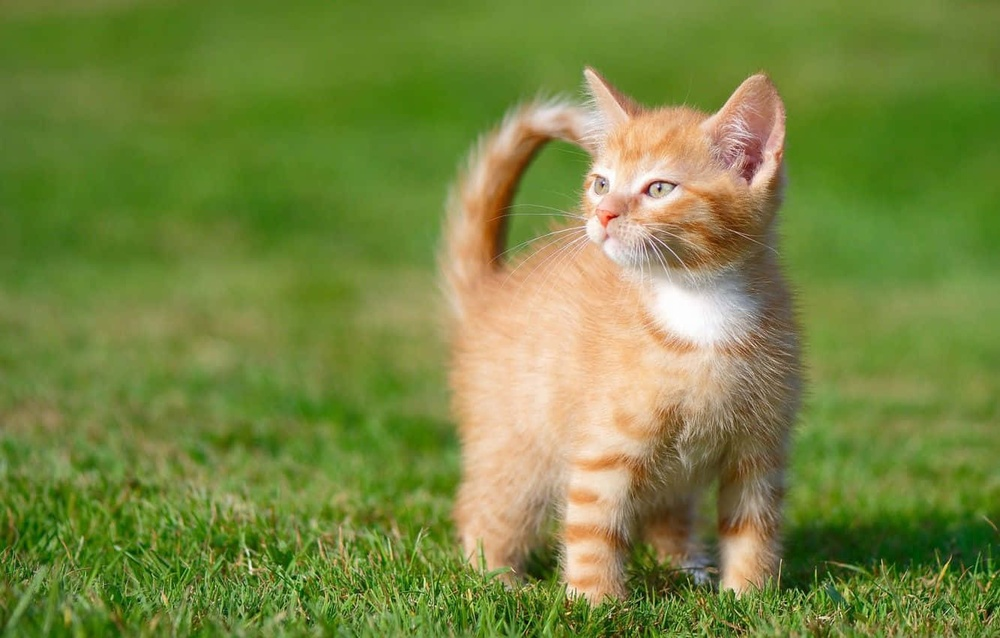
#> input picture day2/cat.jpg, 1000 x 638 px, shrunk from 1332 x 850 before the run
$ python cv04.py
#> lines starting #> are read from the running program, lines starting #| are printed output that depends on the picture; after the words box and inside, x2 and y2 are one past the last pixel; in counts of white or black regions, pixels touching at a corner belong together
#Threshold with Trackbar
import cv2

def display(value):
    pass

cv2.namedWindow("Image")
cv2.createTrackbar("value","Image",128,255,display)

while True:
    gray = cv2.imread("../day2/cat.jpg",0)
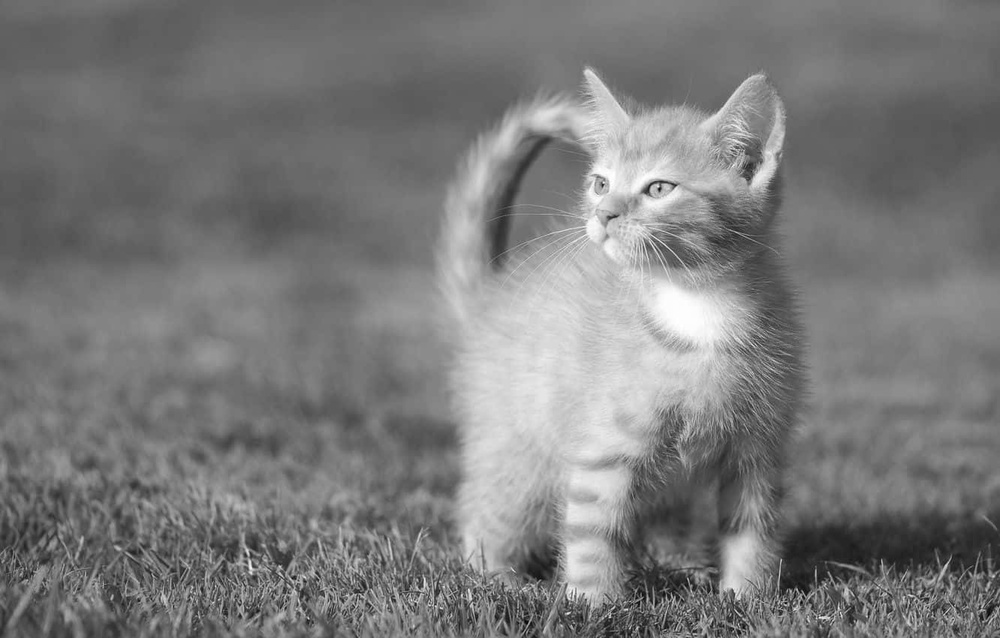
#> gray: shape (638, 1000); min 2, max 255, mean 122.3
    thresh_val = cv2.getTrackbarPos("value","Image",)
    thresh , result = cv2.threshold(gray,thresh_val,255,cv2.THRESH_BINARY )
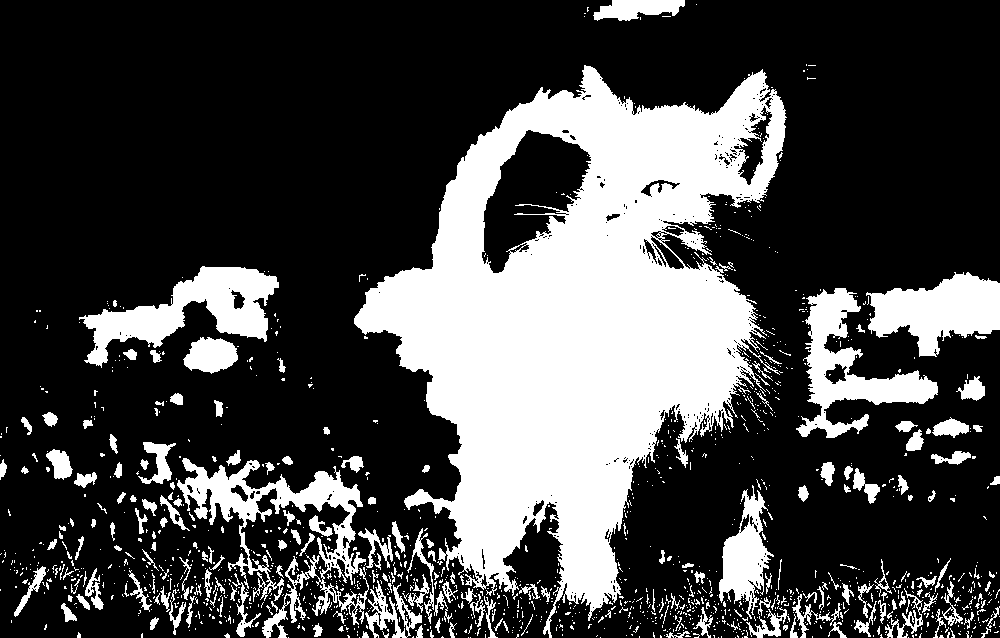
#> result: shape (638, 1000); 27.9% white; 1393 white regions (1189 under 20 px), largest, box (x1, y1, x2, y2) and area: (354, 65, 787, 638) 117941, (177, 458, 369, 638) 8745, (79, 266, 279, 368) 7880
#> thresh = 128
    if cv2.waitKey(1) & 0xFF == ord("e"):
#> (key e is pressed here)
        break

    cv2.imshow("Image",result)

cv2.destroyAllWindows()

$ run again, with day2/ball_colors.jpg copied over day2/cat.jpg
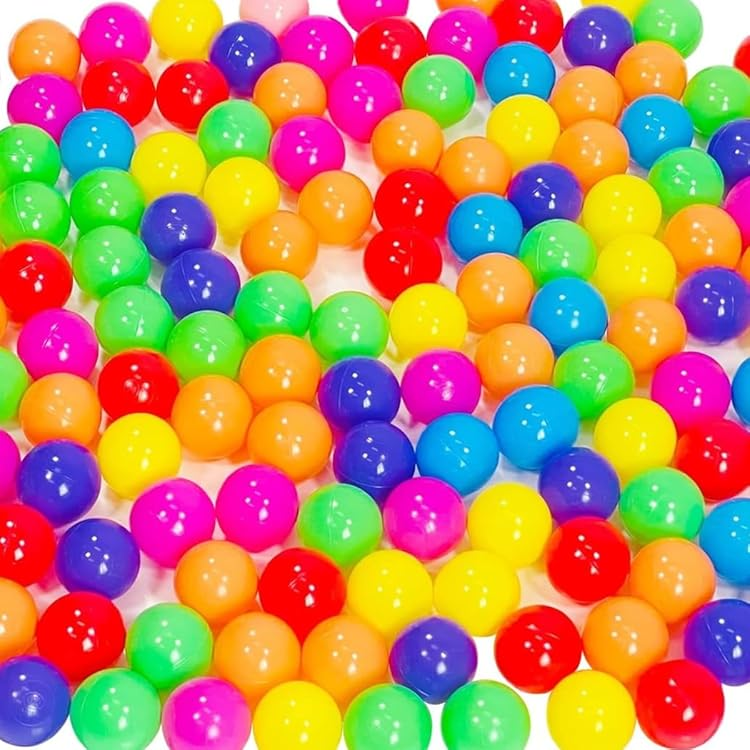
#> input picture day2/ball_colors.jpg, 750 x 750 px
#> `gray = cv2.imread("../day2/cat.jpg",0)`:
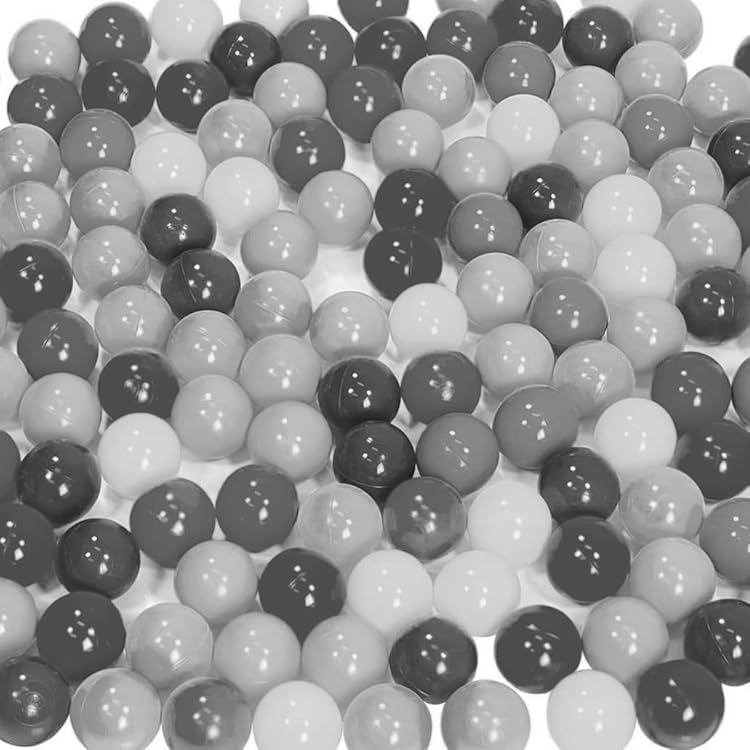
#> gray: shape (750, 750); min 18, max 255, mean 145.8
#> `thresh , result = cv2.threshold(gray,thresh_val,255,cv2.THRESH_BINARY )`:
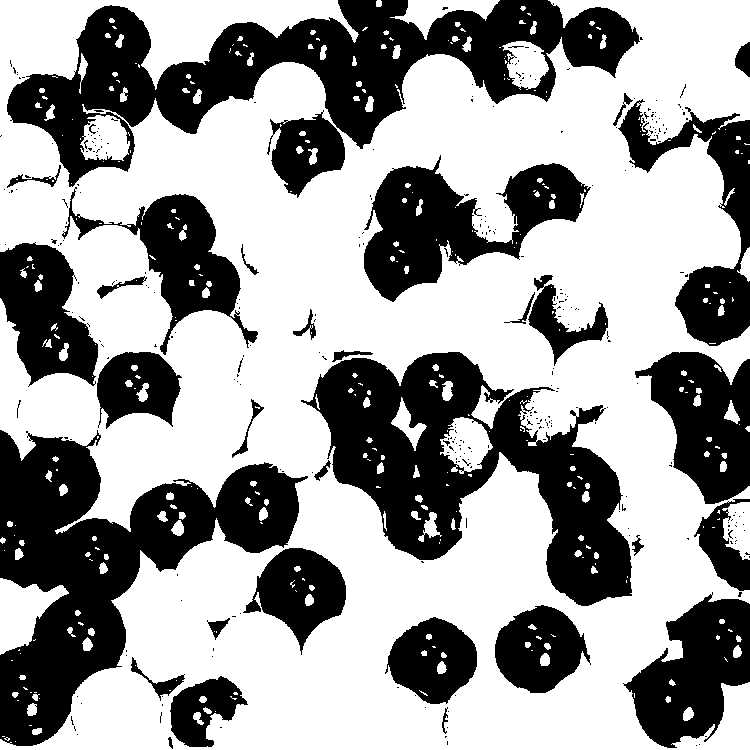
#> result: shape (750, 750); 61.2% white; 327 black regions (292 under 20 px), largest, box (x1, y1, x2, y2) and area: (7, 0, 640, 187) 42348, (0, 430, 308, 746) 38605, (301, 352, 632, 606) 36390
#> thresh = 128
